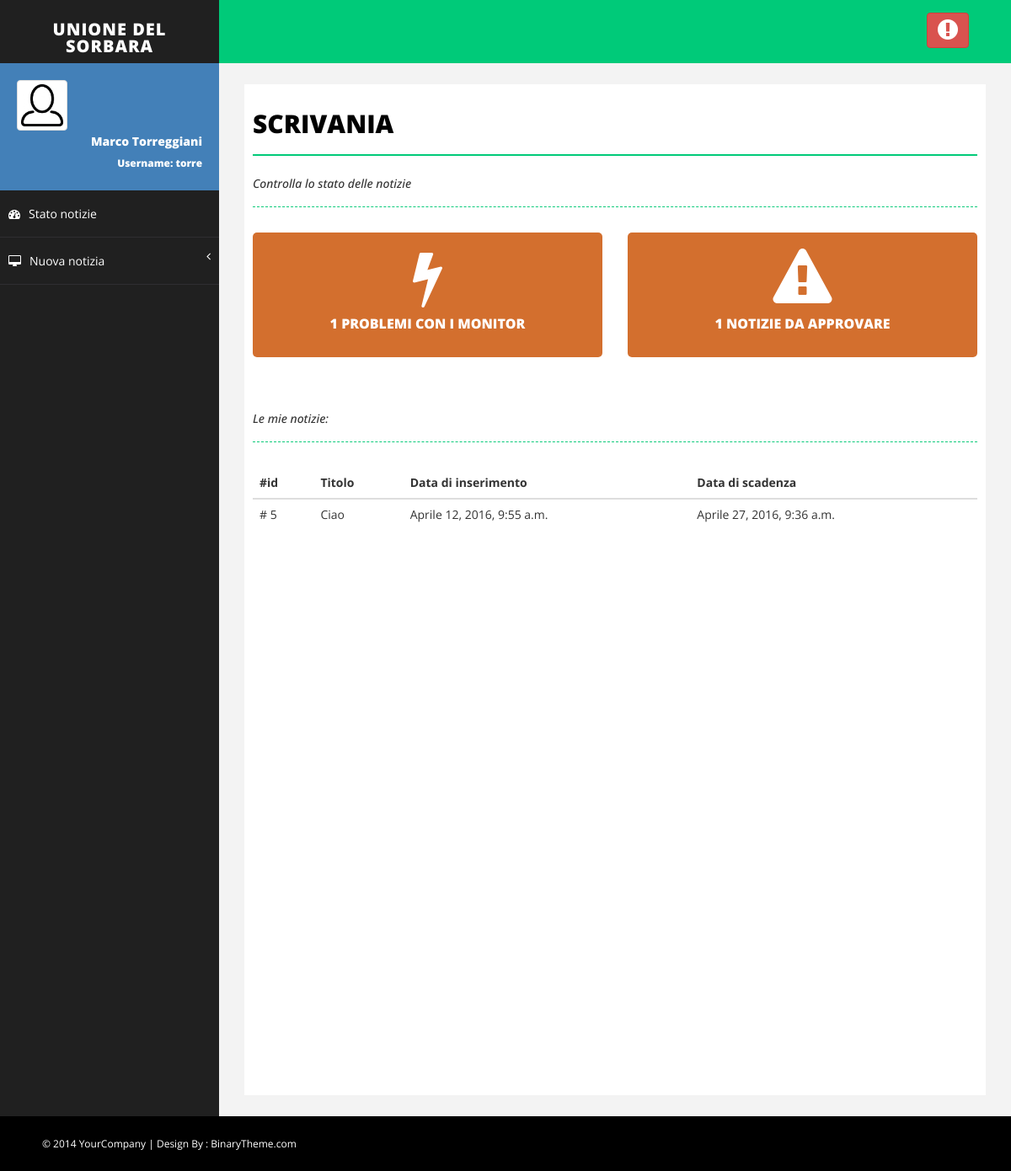
The page / (signed in) on the database as committed earlier.
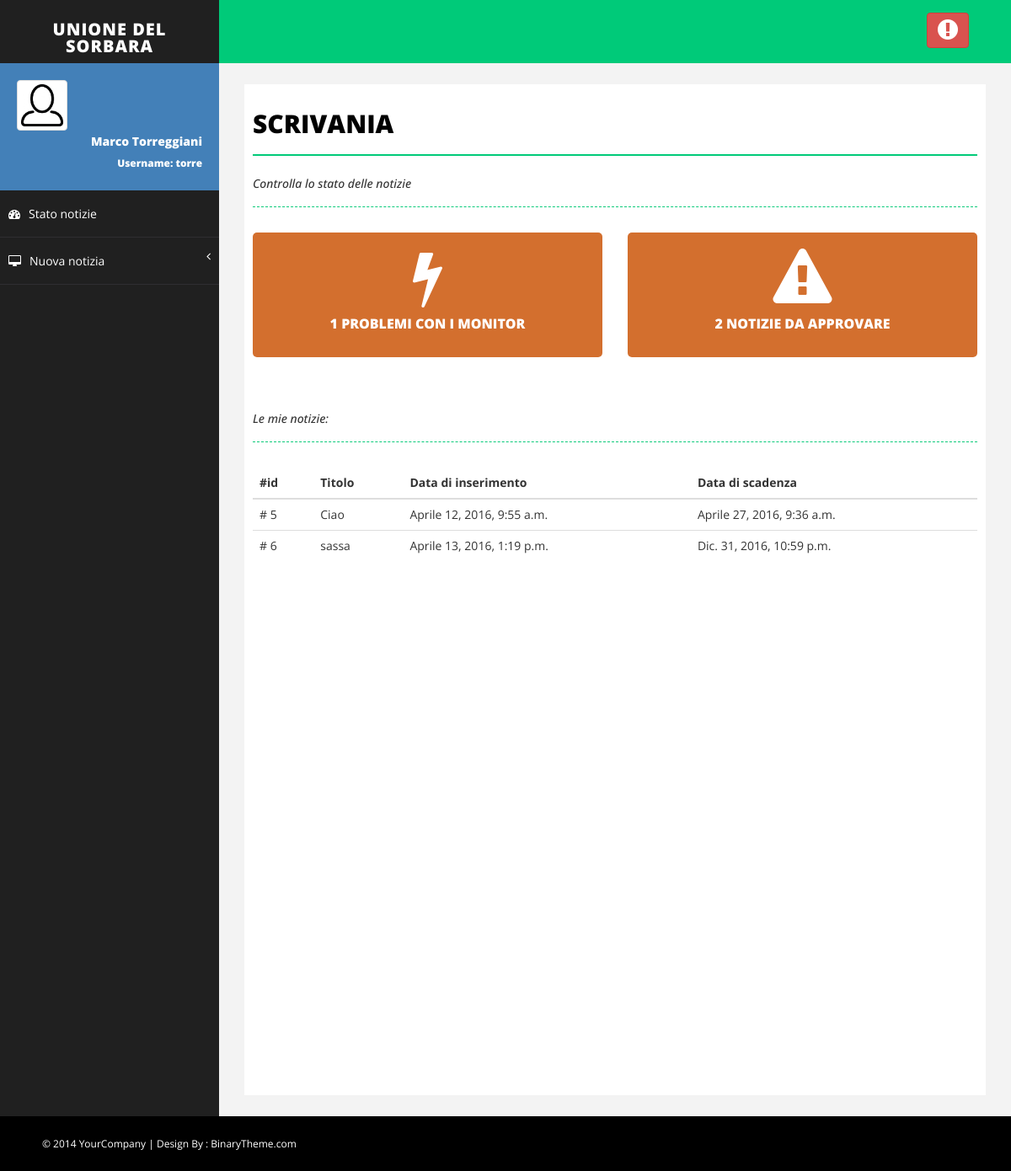
The same page on the database as committed later.
### Monitor/models.py (models this page shows, shortened)
class Notizia(models.Model):
    titolo = models.CharField(max_length=30)
    descrizione = models.CharField(max_length=400)
    immagine = models.ImageField(upload_to=get_nome_immagine_notizia, default=None, null=True, blank=True)
    approvata = models.BooleanField(default=False)
    inserzionista = models.ForeignKey(MyUser)
    data_inserimento = models.DateTimeField(default=timezone.now)
    data_scadenza = models.DateTimeField(default=timezone.now()+datetime.timedelta(days=15))

### Monitor/views.py (the view)
# urls.py: url(r'^$', views.myindex, name='index'),
@login_required(login_url='/login')
def myindex(request, ok=None, errore=None):
    monitor = Monitor.objects.all()
    nmonitor = 0
    for x in monitor:
        if not x.funziona():
            nmonitor += 1
    notizie = Notizia.objects.all()
    nnotizie = 0
    for notizia in notizie:
        if not notizia.approvata:
            nnotizie += 1
    notizie = Notizia.objects.filter(inserzionista=request.user)
    return render(request, 'Monitor/index.html', {'monitor_in_errore': nmonitor,
                                                  'notizie_non_approvate': nnotizie,
                                                  'notizie':notizie,
                                                  'ok': ok,
                                                  'errore': errore})

### Monitor/models.py (called while the page is built)
    def funziona(self):
        try:
            funziona = MonitorUltimaConnessione.objects.filter(id=self.id).last().funziona()
        except AttributeError:
            return False
        return funziona

    def funziona(self):
        return self.agg >= timezone.now()-datetime.timedelta(hours=settings.TEMPO_ALLERTA)

### Monitor/templates/Monitor/index.html (shortened to what this page needs)
{% extends 'Monitor/base.html' %}
{% block body %}
             <div id="page-inner">
                <div class="row">
                    <div class="col-md-12">
                        <h1 class="page-head-line">Scrivania</h1>
                        <h1 class="page-subhead-line">Controlla lo stato delle notizie </h1>
                    </div>
                </div>
                <div class="row">
                    <div class="col-md-6">
                        {% if monitor_in_errore == 0 %}
                            <div class="main-box mb-dull">
                        {% else %}
                            <div class="main-box mb-red">
                        {% endif %}
                                <a href="{% url 'Monitor:stato_monitor' %}">
                                    <i class="fa fa-bolt fa-5x"></i>
                                    <h5>
                                        {{ monitor_in_errore }} Problemi con i Monitor
                                    </h5>
                                </a>
                            </div>
                    </div>
                    <div class="col-md-6">
                        {% if notizie_non_approvate == 0 %}
                            <div class="main-box mb-dull">
                        {% else %}
                            <div class="main-box mb-red">
                        {% endif %}
                                <a href="{% url 'Monitor:notizie_da_approvare' %}">
                                    <i class="fa fa-warning fa-5x"></i>
                                    <h5>
                                        {{ notizie_non_approvate }} Notizie da approvare
                                    </h5>
                                </a>
                            </div>
                    </div>
                </div>
                <div class="row">
                    <div class="col-md-12">
                        <h1 class="page-subhead-line">Le mie notizie:</h1>
                    </div>
                </div>
                {% if notizie|length == 0 %}
            <div class="panel">
                <div class="alert alert-warning" role="alert">
                    Non risulta nessuna tua notizia attiva. Se non vedi alcune notizie è possibile che esse siano già scadute.
                </div>
            </div>
        {% else %}
            <div class="table-responsive">
                <table class="table table-hover">
                    <thead>
                        <tr>
                            <th>#id</th>
                            <th>Titolo</th>
                            <th>Data di inserimento</th>
                            <th>Data di scadenza</th>
                        </tr>
                    </thead>
                    <tbody>
                        {% for notizia in notizie %}
                            <tr onclick = "location.href='{% url 'Monitor:approva_notizia' notizia.id %}'">
                                <td># {{ notizia.id }}</td>
                                <td>{{ notizia.titolo }}</td>
                                <td>{{ notizia.data_inserimento }}</td>
                                <td>{{ notizia.data_scadenza }}</td>
                            </tr>
                        {% endfor %}
                    </tbody>
                </table>
            </div>
        {% endif %}
             </div>
{% endblock %}

Rows that differ between the two databases and show on the page:
added Notizia: id "6", titolo "sassa", data_inserimento "Aprile 13, 2016, 1:19 p.m.", data_scadenza "Dic. 31, 2016, 10:59 p.m."
Other text that changed with them:
{{ notizie_non_approvate }}: "1" → "2"
